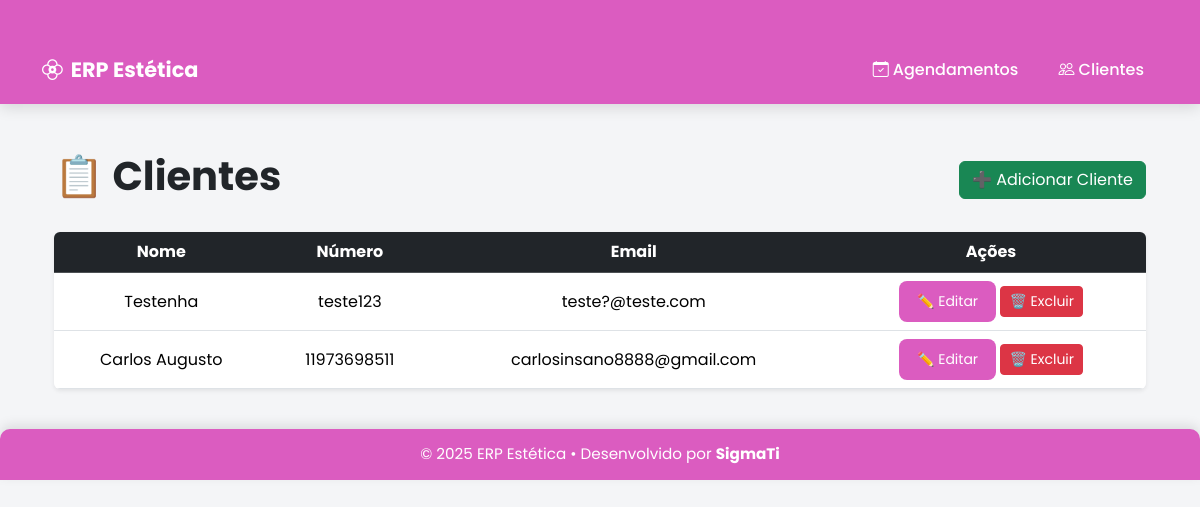
Screenshot of /ERPestetica/clientes/ (signed in) with the database file from the repository.
### ERPestetica/models.py (models this page shows, shortened)
class Cliente(models.Model):
    loja = models.ForeignKey('Loja', on_delete=models.CASCADE, null=True, blank=True)
    nome = models.CharField(max_length=150)
    telefone = models.CharField(max_length=30, blank=True)
    email = models.EmailField(blank=True)
    data_cadastro = models.DateTimeField(default=timezone.now)
    observacoes = models.TextField(blank=True)

### ERPestetica/views.py (the view)
# urls.py: path("clientes/", views.lista_clientes, name="lista_clientes"),
@login_required
def lista_clientes(request):
    clientes = Cliente.objects.all()  # pega todos os clientes
    return render(request, "ERPestetica/lista_clientes.html", {"clientes": clientes})

### AppHome/context_processors.py (called while the page is built)
def permissoes_usuario(request):
    if not request.user.is_authenticated:
        return {}
    usuario_pode_alterar = request.user.is_superuser or request.user.groups.filter(name="Técnicos").exists()
    return {
        'usuario_pode_alterar': usuario_pode_alterar
    }

### ERPestetica/templates/ERPestetica/lista_clientes.html (shortened to what this page needs)
{% extends "ERPestetica/baseERPestetica.html" %}
{% block content %}
<div class="container mt-5">
    <div class="d-flex justify-content-between align-items-center mb-4">
        <h1 class="fw-bold">📋 Clientes</h1>
        <a href="{% url 'ERPestetica:criar_cliente' %}" class="btn btn-success">
            ➕ Adicionar Cliente
        </a>
    </div>
    <div class="table-responsive shadow-sm rounded">
        <table class="table table-hover align-middle mb-0">
            <thead class="table-dark text-center">
                <tr>
                    <th>Nome</th>
                    <th>Número</th>
                    <th>Email</th>
                    <th>Ações</th>
                </tr>
            </thead>
            <tbody>
                {% for cliente in clientes %}
                <tr class="text-center">
                    <td>{{ cliente.nome }}</td>
                    <td>{{ cliente.telefone }}</td>
                    <td>{{ cliente.email }}</td>
                    <td>
                        <a href="{% url 'ERPestetica:editar_cliente' cliente.pk %}" class="btn btn-primary btn-sm">
                            ✏️ Editar
                        </a>
                        <form method="post" action="{% url 'ERPestetica:excluir_cliente' cliente.pk %}" class="d-inline">
                            <button type="submit" class="btn btn-danger btn-sm" onclick="return confirm('Tem certeza que deseja excluir este cliente?');">
                                🗑️ Excluir
                            </button>
                        </form>
                    </td>
                </tr>
                {% empty %}
                <tr>
                    <td colspan="4" class="text-center text-muted py-4">
                        Nenhum cliente encontrado.
                    </td>
                </tr>
                {% endfor %}
            </tbody>
        </table>
    </div>
</div>
{% endblock %}

### ERPestetica/templates/ERPestetica/baseERPestetica.html (style rules this page uses)
body { background-color: #f4f5f7; font-family: "Poppins", sans-serif; }
.btn-primary { background-color: #db5cc0; border: none; padding: 10px 18px; border-radius: 8px; }
* { transition: 0.2s ease-in-out; }
.container { margin-top: 35px; }

### rows the page displays
Cliente: nome "Testenha", telefone "teste123", email "teste?@teste.com"
Cliente: nome "Carlos Augusto", telefone "11973698511", email "carlosinsano8888@gmail.com"
